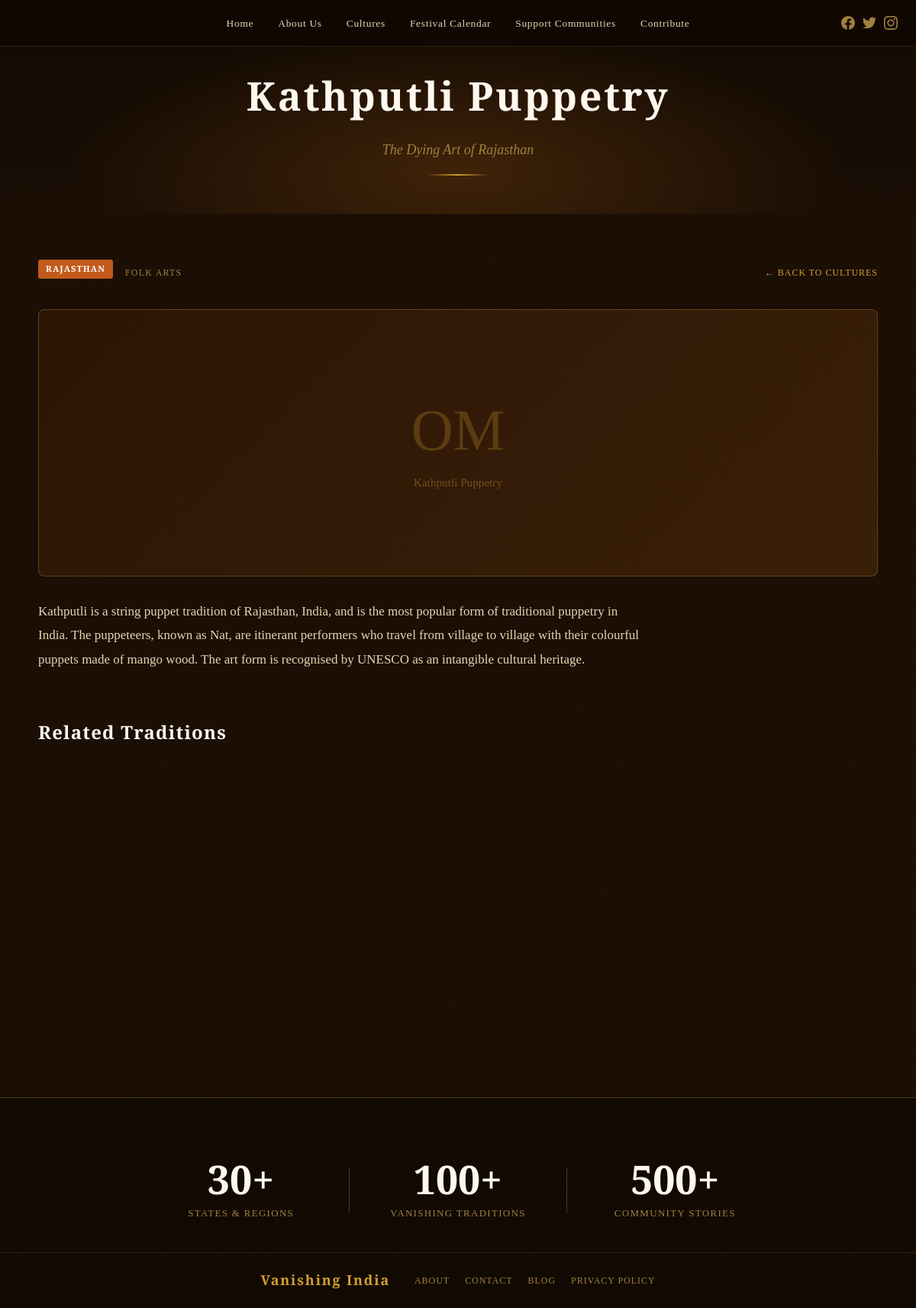
/pages/tradition.php?id=1, run on the app's committed database.
### tables this page shows
CREATE TABLE IF NOT EXISTS traditions (
    id INT AUTO_INCREMENT PRIMARY KEY,
    title VARCHAR(255) NOT NULL,
    region VARCHAR(255) NOT NULL,
    state VARCHAR(255) NOT NULL,
    category ENUM('folk_arts','festivals','rituals','music','crafts','dance') NOT NULL,
    short_desc TEXT,
    full_desc LONGTEXT,
    image_url VARCHAR(500),
    is_featured TINYINT(1) DEFAULT 0,
    created_at TIMESTAMP DEFAULT CURRENT_TIMESTAMP
);

### pages/tradition.php (the view, shortened to what this page needs)
<?php
$id = (int)($_GET['id'] ?? 0);
$tradition = null;
$db = getDB();
if ($db && $id > 0) {
    $stmt = $db->prepare("SELECT * FROM traditions WHERE id = ?");
    $stmt->execute([$id]);
    $tradition = $stmt->fetch();
}
$tag_classes = ['Rajasthan'=>'rajasthan','Himachal Pradesh'=>'himachal','Bihar'=>'bihar','Karnataka'=>'karnataka','Assam'=>'assam','Kerala'=>'kerala','Gujarat'=>'gujarat','Madhya Pradesh'=>'mp'];
$tag = $tag_classes[$tradition['state']] ?? 'rajasthan';
?>
<?php require_once '../includes/header.php'; ?>
<div class="page-hero">
    <div class="page-hero-content">
        <h1 class="page-title"><?= htmlspecialchars($tradition['title']) ?></h1>
        <p class="page-subtitle"><?= htmlspecialchars($tradition['short_desc'] ?? '') ?></p>
        <div class="gold-divider"></div>
    </div>
</div>
<div class="container section-pad">
    <div class="tradition-meta">
        <span class="card-tag <?= $tag ?>"><?= htmlspecialchars($tradition['state']) ?></span>
        <?php if (!empty($tradition['category'])): ?>
        <span style="font-family:var(--font-heading);font-size:12px;letter-spacing:0.1em;text-transform:uppercase;color:var(--color-text-muted);">
            <?= ucfirst(str_replace('_',' ', $tradition['category'])) ?>
        </span>
        <?php endif; ?>
        <a href="cultures.php" style="margin-left:auto;font-family:var(--font-heading);font-size:12px;letter-spacing:0.08em;text-transform:uppercase;color:var(--color-gold);">← Back to Cultures</a>
    </div>
    <?php if (!empty($tradition['image_url']) && file_exists('../' . $tradition['image_url'])): ?>
    <img src="<?= SITE_URL ?>/<?= htmlspecialchars($tradition['image_url']) ?>"
         alt="<?= htmlspecialchars($tradition['title']) ?>"
         class="tradition-hero-img" loading="lazy">
    <?php else: ?>
    <div style="height:350px;background:linear-gradient(135deg,var(--color-surface) 0%,var(--color-surface2) 100%);border-radius:var(--radius);border:var(--border-gold);display:flex;align-items:center;justify-content:center;margin:30px 0;">
        <svg viewBox="0 0 400 260" width="380" xmlns="http://www.w3.org/2000/svg">
            <text x="200" y="140" font-family="serif" font-size="80" text-anchor="middle" fill="#d4a032" opacity="0.25">OM</text>
            <text x="200" y="190" font-family="serif" font-size="16" text-anchor="middle" fill="#d4a032" opacity="0.4"><?= htmlspecialchars($tradition['title']) ?></text>
        </svg>
    </div>
    <?php endif; ?>
    <div class="tradition-body" style="max-width:800px;">
        <?php
        $paragraphs = explode("\n\n", $tradition['full_desc'] ?? $tradition['short_desc'] ?? '');
        foreach ($paragraphs as $para) {
            if (trim($para)) echo '<p>' . nl2br(htmlspecialchars(trim($para))) . '</p>';
        }
        ?>
    </div>
    <?php
    $related = [];
    if ($db) {
        $stmt = $db->prepare("SELECT * FROM traditions WHERE id != ? AND (state = ? OR category = ?) LIMIT 3");
        $stmt->execute([$id, $tradition['state'], $tradition['category'] ?? '']);
        $related = $stmt->fetchAll();
    }
    if (!empty($related)):
    ?>
    <h2 style="font-family:var(--font-heading);font-size:24px;color:var(--color-white);margin:60px 0 30px;letter-spacing:0.05em;">Related Traditions</h2>
    <div class="culture-cards" style="padding:0;">
    </div>
    <?php endif; ?>
</div>
<?php require_once '../includes/footer.php'; ?>

### assets/css/style.css (style rules this page uses)
:root { --color-bg: #1a0e05; --color-bg2: #120a02; --color-surface: #2a1505; --color-surface2: #3a1f08; --color-gold: #d4a032; --color-gold-lt: #f0c060; --color-gold-dk: #8b5e10; --color-amber: #c87820; --color-text: #e8d5b0; --color-text-muted:#a08040; --color-white: #fff8ee; --color-tag-raj: #c25a1a; --color-tag-him: #3d7a5c; --color-tag-bih: #1a5a8a; --font-display: 'Cinzel Decorative', serif; --font-heading: 'Cinzel', serif; --font-body: 'EB Garamond', serif; --shadow-gold: 0 0 30px rgba(212,160,50,0.25); --shadow-deep: 0 8px 40px rgba(0,0,0,0.7); --border-gold: 1px solid rgba(212,160,50,0.3); --radius: 8px; --transition: all 0.35s ease; }
*, *::before, *::after { box-sizing: border-box; margin: 0; padding: 0; }
html { scroll-behavior: smooth; }
body { background-color: var(--color-bg); color: var(--color-text); font-family: var(--font-body); font-size: 17px; line-height: 1.7; overflow-x: hidden; min-height: 100vh; }
body::before { content: ''; position: fixed; inset: 0; pointer-events: none; z-index: 0; opacity: 0.4; }
a { text-decoration: none; color: inherit; }
.culture-cards { display: grid; grid-template-columns: repeat(3, 1fr); gap: 24px; max-width: 1100px; margin: 0 auto; padding: 0 24px; }
.card-tag { display: inline-block; font-family: var(--font-heading); font-size: 11px; font-weight: 600; letter-spacing: 0.1em; text-transform: uppercase; padding: 3px 10px; border-radius: 3px; margin-bottom: 10px; }
.card-tag.rajasthan { background: var(--color-tag-raj); color: #fff; }
.page-hero { min-height: 280px; display: flex; align-items: flex-end; justify-content: center; padding: 80px 24px 50px; background: linear-gradient(180deg, var(--color-bg2) 0%, var(--color-bg) 100%); position: relative; overflow: hidden; text-align: center; }
.page-hero::before { content: ''; position: absolute; inset: 0; background: radial-gradient(ellipse at 50% 80%, rgba(180,100,20,0.25) 0%, transparent 60%); }
.page-hero-content { position: relative; z-index: 1; }
.page-title { font-family: var(--font-heading); font-size: clamp(32px, 5vw, 52px); font-weight: 700; color: var(--color-white); letter-spacing: 0.05em; margin-bottom: 12px; }
.page-subtitle { font-size: 18px; color: var(--color-text-muted); font-style: italic; }
.gold-divider { width: 80px; height: 2px; background: linear-gradient(90deg, transparent, var(--color-gold), transparent); margin: 16px auto 0; }
.container { max-width: 1100px; margin: 0 auto; padding: 0 24px; }
.section-pad { padding: 60px 0; }
.tradition-meta { display: flex; gap: 16px; align-items: center; flex-wrap: wrap; margin-bottom: 30px; }
.tradition-body { font-size: 17px; line-height: 1.85; color: var(--color-text); }
.tradition-body p { margin-bottom: 20px; }

### data on the page
traditions: title "Kathputli Puppetry", short_desc "The Dying Art of Rajasthan", state "RAJASTHAN", category "FOLK ARTS", full_desc "Kathputli is a string puppet tradition of Rajasthan, India, and is the most popular form of traditional puppetry in India. The puppeteers, known as Nat, are itinerant performers who travel from village to village with their colourful puppets made of mango wood. The art form is recognised by UNESCO as an intangible cultural heritage."
